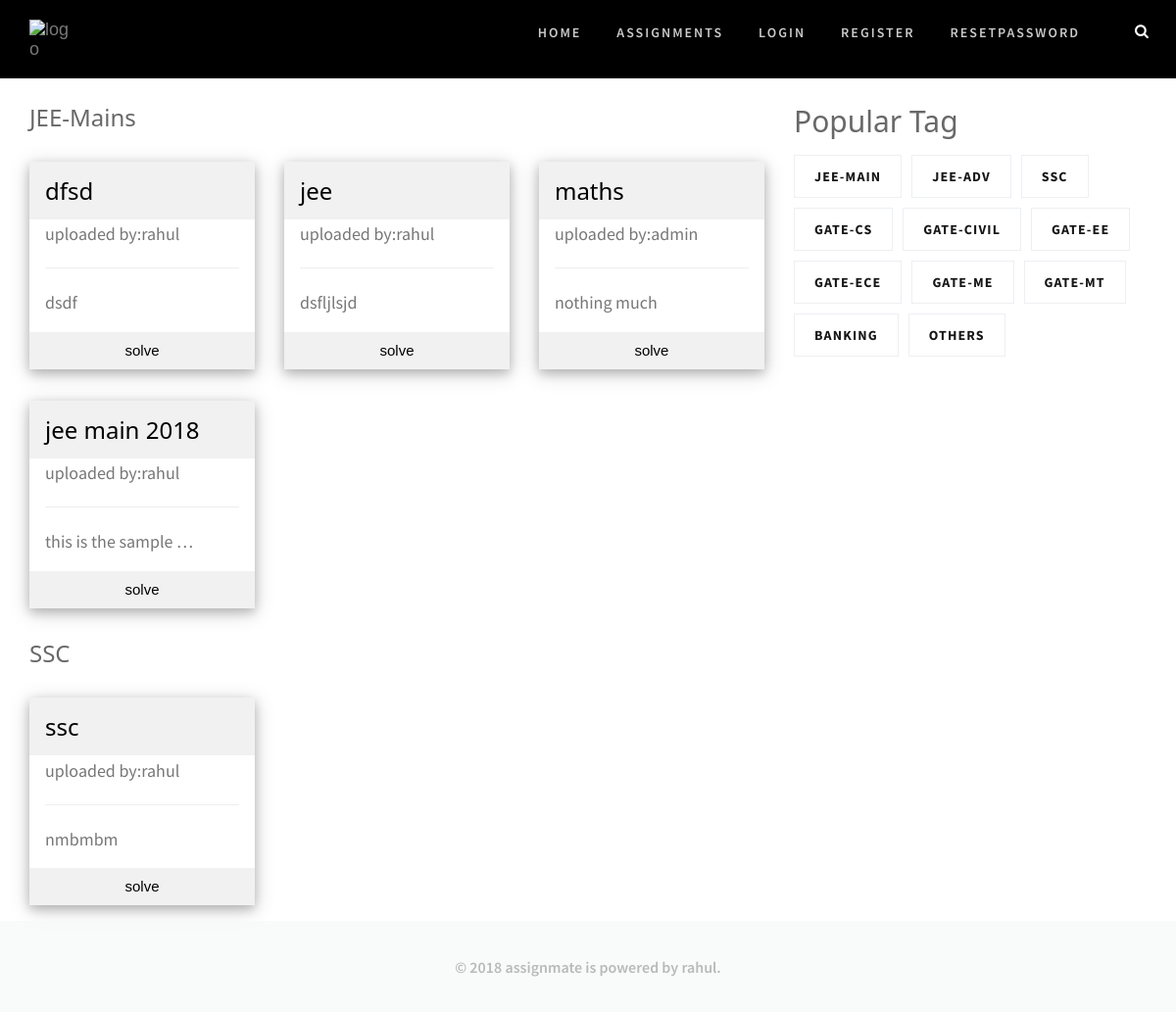
The page / on the database its author committed.
### assignment/models.py (models this page shows, shortened)
class Assignment(models.Model):
    user = models.ForeignKey(User, on_delete=models.CASCADE)
    title=models.CharField(max_length=30,default='assignment')
    discription=models.CharField(max_length=500)
    category=models.CharField(max_length=30,blank=True)
    created = models.DateTimeField(auto_now=True)
    objects = AssignmentManager()
    class Meta:
        ordering = ["-created"]
    def __str__(self):
        return self.title

### assignment/views.py (the view)
# urls.py: path('',index,name='index'),
def index(request):
    if request.user.is_authenticated:
        dictionary2={}
        list2=[]
        for intrest in request.user.intrests_set.all():
            list_of_assignment=list(Assignment.objects.intrests(intrest))
            dictionary2[intrest]=list_of_assignment
        intrests=request.user.intrests_set.all()
        dictionary={}
        for useraccount in request.user.is_following.all():
            user=useraccount.user
            name=user.username
            list_assignment=user.assignment_set.all()
            dictionary[name]=list_assignment
        return render(request,'assignment/index.html',{'dictionary':dictionary,'intrests':intrests,'dictionary2':dictionary2})
    else:
        list_jee = Assignment.objects.jee_main().order_by('-created')
        list_jee_adv = Assignment.objects.jee_adv().order_by('-created')
        list_ssc = Assignment.objects.ssc().order_by('-created')
        dictionary = {'JEE-Mains':list_jee,'JEE-Adv':list_jee_adv,'SSC':list_ssc}
        return render(request, 'assignment/index2.html', {'dictionary':dictionary})

### assignment/models.py (called while the page is built)
    def jee_main(self):
        return self.filter(category='jee_main')

    def jee_adv(self):
        return self.filter(category='jee_advance')

    def ssc(self):
        return self.filter(category='ssc')

    def get_queryset(self):
        return AssignmentQuerySet(self.model,using=self._db)

    def jee_main(self):
        return self.get_queryset().jee_main()

    def jee_adv(self):
        return self.get_queryset().jee_adv()

    def ssc(self):
        return self.get_queryset().ssc()

### assignment/templates/assignment/index2.html (shortened to what this page needs)
{% extends 'accounts/base.html'%}
{% block body %}
<div class="container">
    <div class="row">
        <div class="col-lg-8">
                <div class="container-fluid">
                {% for name,list in dictionary.items %}
                    {%if list%}
                    <h3>{{name}}</h3>
                    <div class="row">
                        {% for assignment in list %}
                        <div class="col-lg-4 col-md-4 col-sm-6 col-xs-6 w3-section">
                            <div class="w3-card-4 ">
                            <header class="w3-container w3-light-grey">
                              <a href="{% url 'assignment:assignment' assignment.id %}"><h3>{{ assignment|truncatechars_html:15 }}</h3></a>
                            </header>
                            <div class="w3-container">
                              <p>uploaded by:{{assignment.user}}</p>
                              <hr>
                              <a href="javascript:void(0);" data-toggle="tooltip" data-placement="top" title="{{assignment.discription}}"><p>{{assignment.discription|truncatechars_html:20}}</p></a>
                            </div>
                            <a href="{% url 'assignment:assignment' assignment.id %}"><button class="w3-button w3-block w3-light-grey"> solve</button></a>
                            </div>
                        </div>
                        {% endfor %}
                    </div>
                    {%endif%}
                {% endfor %}
                </div>
            </div>
        <div class="col-lg-4">
            <div class="widget widget_tag_cloud">
              <h2 class="widget-title">Popular Tag</h2>
              <div class="popular-box">
                  <ul>
                      <li> <a href="{% url 'assignment:index_jee_main' %}">jee-main</a> </li>
                      <li> <a href="{% url 'assignment:index_jee_adv' %}">jee-adv</a> </li>
                      <li> <a href="{% url 'assignment:index_ssc' %}">ssc</a> </li>
                      <li> <a href="{% url 'assignment:index_others' %}">GATE-CS</a> </li>
                      <li> <a href="{% url 'assignment:index_others' %}">GATE-Civil</a> </li>
                      <li> <a href="{% url 'assignment:index_others' %}">GATE-EE</a> </li>
                      <li> <a href="{% url 'assignment:index_others' %}">GATE-ECE</a> </li>
                      <li> <a href="{% url 'assignment:index_others' %}">GATE-ME</a> </li>
                      <li> <a href="{% url 'assignment:index_others' %}">GATE-MT</a> </li>
                      <li> <a href="{% url 'assignment:index_others' %}">banking</a> </li>
                      <li> <a href="{% url 'assignment:index_others' %}">others</a> </li>
                  </ul>
              </div>
          </div>
        </div>
    </div>
</div>
{% endblock %}

### accounts/static/accounts/css/style.css (style rules this page uses)
article, aside, details, figcaption, figure, footer, header, hgroup, menu, nav, section { display: block; }
a, input, button, select, textarea { outline: none; }
a { outline: none; text-decoration: none; color: #f1868a; transition: all 0.3s ease-in-out; -webkit-transition: all 0.3s ease-in-out; -moz-transition: all 0.3s ease-in-out; -ms-transition: all 0.3s ease-in-out; }
body { margin: 0; font-size: 14px; color: #686868; -webkit-font-smoothing: antialiased; -moz-osx-font-smoothing: grayscale; overflow-x: hidden; word-wrap: break-word; font-family: 'Playfair Display', serif; }
h2 { font-size: 30px; line-height: 48px; }
h3 { font-size: 22px; line-height: 39px; }
h1, h2, h3, h4, h5, h6 { margin: 0; font-weight: 400; }
p { font-size: 18px; line-height: 29px; margin: 0 0 15px; color: #777777; font-family: 'Source Sans Pro', sans-serif; }
.container-fluid, #main-menu { padding: 0; }
.popular-box ul li { display: inline-block; float: left; }
.popular-box { display: inline-block; width: 100%; }
.popular-box ul { padding: 0; margin: 0; list-style: none; }
.popular-box ul li a { display: inline-block; font-size: 14px; color: #161616; border: 1px solid #eeeff3; padding: 13.5px 30px; margin: 0 10px 10px 0; font-weight: 700; text-transform: uppercase; font-family: 'Source Sans Pro', sans-serif; letter-spacing: 1.12px; }

### accounts/static/accounts/css/media.css (style rules this page uses)
@media (max-width: 1200px) { .popular-box ul li a { padding: 10.5px 20px; } }

### accounts/static/accounts/css/w3.css (style rules this page uses)
*,*:before,*:after { box-sizing:inherit }
html { -ms-text-size-adjust:100%;-webkit-text-size-adjust:100% }
body { margin:0 }
article,aside,details,figcaption,figure,footer,header,main,menu,nav,section,summary { display:block }
a { background-color:transparent;-webkit-text-decoration-skip:objects }
hr { box-sizing:content-box;height:0;overflow:visible }
button,input,select,textarea { font:inherit;margin:0 }
button,input { overflow:visible }
button,select { text-transform:none }
button,html [type=button],[type=reset],[type=submit] { -webkit-appearance:button }
html,body { font-family:Verdana,sans-serif;font-size:15px;line-height:1.5 }
html { overflow-x:hidden }
h2 { font-size:30px }
h3 { font-size:24px }
h1,h2,h3,h4,h5,h6 { font-family:"Segoe UI",Arial,sans-serif;font-weight:400;margin:10px 0 }
hr { border:0;border-top:1px solid #eee;margin:20px 0 }
a { color:inherit }
.w3-btn,.w3-button { border:none;display:inline-block;padding:8px 16px;vertical-align:middle;overflow:hidden;text-decoration:none;color:inherit;background-color:inherit;text-align:center;cursor:pointer;white-space:nowrap }
.w3-btn,.w3-button { -webkit-touch-callout:none;-webkit-user-select:none;-khtml-user-select:none;-moz-user-select:none;-ms-user-select:none;user-select:none }
.w3-block { display:block;width:100% }
.w3-container:after,.w3-container:before,.w3-panel:after,.w3-panel:before,.w3-row:after,.w3-row:before,.w3-row-padding:after,.w3-row-padding:before, .w3-cell-row:before,.w3-cell-row:after,.w3-clear:after,.w3-clear:before,.w3-bar:before,.w3-bar:after { content:"";display:table;clear:both }
.w3-container,.w3-panel { padding:0.01em 16px }
.w3-card-4,.w3-hover-shadow:hover { box-shadow:0 4px 10px 0 rgba(0,0,0,0.2),0 4px 20px 0 rgba(0,0,0,0.19) }
.w3-section,.w3-code { margin-top:16px!important;margin-bottom:16px!important }
.w3-light-grey,.w3-hover-light-grey:hover,.w3-light-gray,.w3-hover-light-gray:hover { color:#000!important;background-color:#f1f1f1!important }

### accounts/templates/accounts/base.html (style rules this page uses)
* { box-sizing: border-box; }

### rows shown on the page
Assignment: title "dfsd", user "rahul", discription "dsdf"
Assignment: title "jee", user "rahul", discription "dsfljlsjd"
Assignment: title "maths", user "admin", discription "nothing much"
Assignment: title "jee main 2018", user "rahul", discription "this is the sample …"
Assignment: title "ssc", user "rahul", discription "nmbmbm"

### other values the page prints
{{ name }} "JEE-Mains" "SSC"
